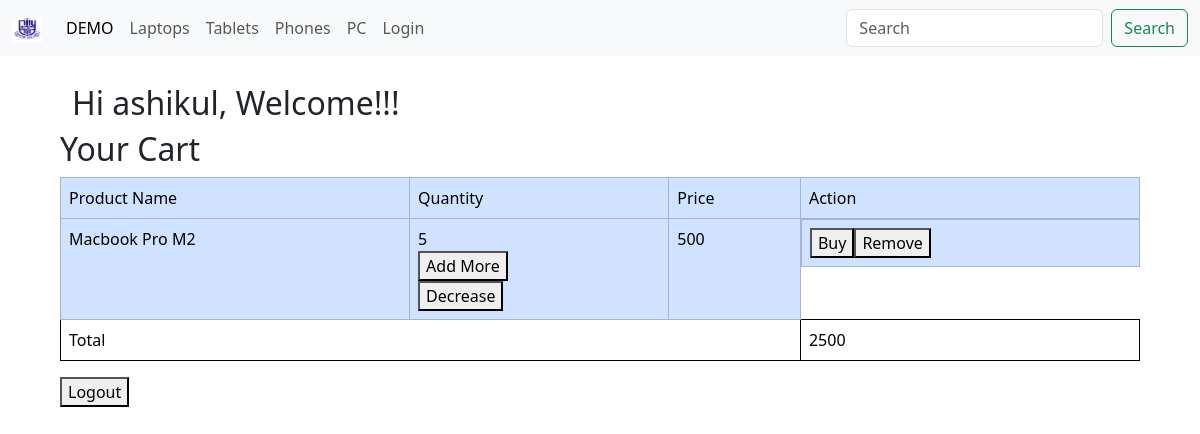
The page /profile (signed in) on the database as committed earlier.
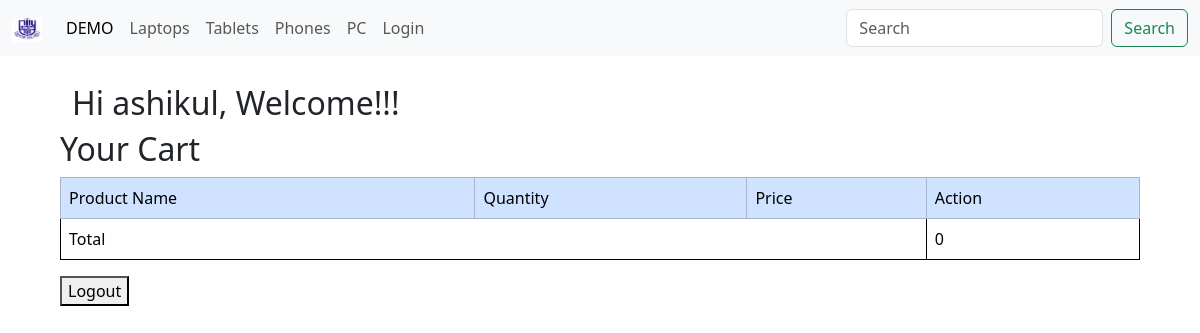
The same page on the database as committed later.
### app/models.py (models this page shows)
class Cart(db.Model):
    id = db.Column(db.Integer, primary_key =True)
    user_id = db.Column(db.Integer,db.ForeignKey("user.id"),nullable =False)
    product_id = db.Column(db.Integer, db.ForeignKey("product.id"),nullable = False)
    quantity = db.Column(db.Integer,default = 1)
    product = db.relationship("Product",backref = "cart_items")
    user = db.relationship("User", back_populates = "cart_items")

class Product(db.Model):
    id = db.Column(db.Integer,primary_key = True)
    name = db.Column(db.String(200),nullable = False)
    description = db.Column(db.String(200),nullable = False)
    price = db.Column(db.Integer,nullable = False)
    stock = db.Column(db.Integer,nullable = False)
    category = db.Column(db.String(100),nullable = False)
    image = db.Column(db.String(100),nullable = False)
    time = db.Column(db.DateTime,default= datetime.now)

### app/profile.py (the view)
@profiles.route('/profile')
@login_required
def profile():
    username = current_user.username
    email = current_user.email
    picture_url = current_user.profile_pic
    cart_items = Cart.query.filter(Cart.user_id == current_user.id).all()
    total = 0
    for i in cart_items:
        total = total + (i.product.price)*i.quantity
    return render_template('profile.html',username = username,email= email,picture_url = picture_url,cart_items = cart_items,total = total)

### app/__init__.py (called while the page is built)
@login_manager.user_loader
def load_user(user_id):
    from app.models import User
    return User.query.get(int(user_id))

### app/templates/profile.html (shortened to what this page needs)
{% extends 'layout.html' %}
{% block body %}
    <div class="container">
        <div class="row">
            <h2>
                Hi {{ current_user.name }}, Welcome!!!
            </h2>
        </div>
    </div>
    <h2>
        Your Cart
    </h2>
    <table class="table">
        <tr class="table-primary">
            <td class="table-primary ">
                Product Name
            </td>
            <td class="table-primary">
                Quantity
            </td>
            <td class="table-primary">
                Price
            </td>
            <td class="table-primary">
                Action
            </td>
        </tr>
        {% for item in cart_items %}
            <tr class="table-primary">
                <td class="table-primary ">
                    {{ item.product.name }}
                </td>
                <td class="table-primary">
                    {{ item.quantity }}
                    <form method="post" action="addquantity">
                        <button type="submit">Add More</button>
                    </form>
                    {% if item.quantity > 1 %}
                    <form method="post" action="decreasequantity">
                        <button type="submit">Decrease</button>
                    </form>
                    {% else %}
                        <button  >Decrease</button>
                    {% endif %}
                </td>
                <td class="table-primary">
                    {{ item.product.price }}
                </td>
                <td class="table-primary" style="display: flex;">
                    <form method="post" action="/checkout">
                        <button  type="submit">Buy</button>
                    </form>
                    <form method="post" action="/removefromcart">
                        <button  type="submit">Remove</button>
                    </form>
                </td>
            </tr>
    {% endfor %}
    <tr>
        <td colspan="3">Total</td>
        <td>{{ total }}</td>
    </tr>
    </table>
    <form action="/logout">
    <button type="submit">Logout</button>
    </form>
{% endblock %}

Rows that differ between the two databases and show on the page:
removed Cart: product.name "Macbook Pro M2", quantity "5", product.price "500"
Other text that changed with them:
{{ total }}: "2500" → "0"
